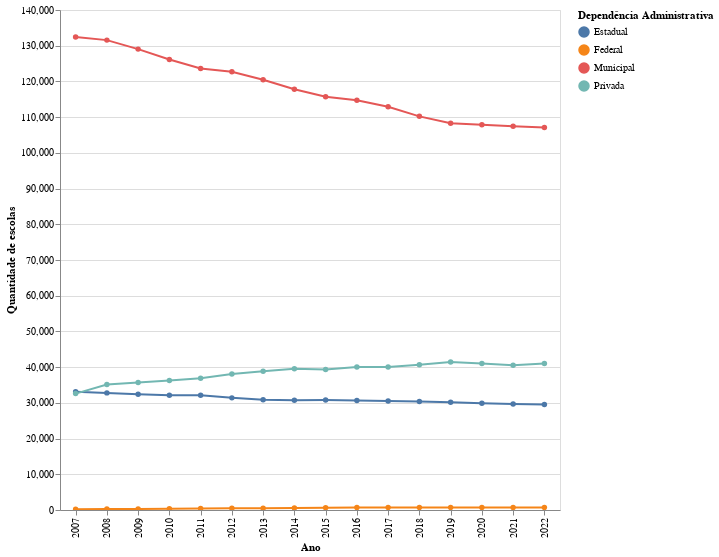

Notebook source saved alongside this figure:
### Code cell
alt.Chart(analise).mark_line(point=True).encode(
    x = alt.X('NU_ANO_CENSO:N', title='Ano'),
    y = alt.Y('QTD_ESCOLA', title='Quantidade de escolas'),
    color = alt.Color('TP_DEPENDENCIA', title="Dependência Administrativa"),
    tooltip = [alt.Tooltip('NU_ANO_CENSO'),
              alt.Tooltip('QTD_ESCOLA', format=','),
              alt.Tooltip('TP_DEPENDENCIA')]
).properties(
width=500,
height=500
).interactive()

### Figure 1 — Vega-Lite specification as saved in the notebook (floating-point values rounded to 4 significant figures)
{"config": {"view": {"continuousWidth": 400, "continuousHeight": 300}}, "data": {"name": "data-b3aa875f9def54d8685115182e9e9d87"}, "mark": {"type": "line", "point": true}, "encoding": {"color": {"field": "TP_DEPENDENCIA", "title": "Dependência Administrativa", "type": "nominal"}, "tooltip": [{"field": "NU_ANO_CENSO", "type": "quantitative"}, {"field": "QTD_ESCOLA", "format": ",", "type": "quantitative"}, {"field": "TP_DEPENDENCIA", "type": "nominal"}], "x": {"field": "NU_ANO_CENSO", "title": "Ano", "type": "nominal"}, "y": {"field": "QTD_ESCOLA", "title": "Quantidade de escolas", "type": "quantitative"}}, "height": 500, "selection": {"selector002": {"type": "interval", "bind": "scales", "encodings": ["x", "y"]}}, "width": 500, "$schema": "https://vega.github.io/schema/vega-lite/v4.17.0.json", "datasets": {"data-b3aa875f9def54d8685115182e9e9d87": [{"TP_DEPENDENCIA": "Estadual", "NU_ANO_CENSO": 2007, "QTD_ESCOLA": 33114}, {"TP_DEPENDENCIA": "Estadual", "NU_ANO_CENSO": 2008, "QTD_ESCOLA": 32792}, {"TP_DEPENDENCIA": "Estadual", "NU_ANO_CENSO": 2009, "QTD_ESCOLA": 32437}, {"TP_DEPENDENCIA": "Estadual", "NU_ANO_CENSO": 2010, "QTD_ESCOLA": 32160}, {"TP_DEPENDENCIA": "Estadual", "NU_ANO_CENSO": 2011, "QTD_ESCOLA": 32104}, {"TP_DEPENDENCIA": "Estadual", "NU_ANO_CENSO": 2012, "QTD_ESCOLA": 31397}, {"TP_DEPENDENCIA": "Estadual", "NU_ANO_CENSO": 2013, "QTD_ESCOLA": 30891}, {"TP_DEPENDENCIA": "Estadual", "NU_ANO_CENSO": 2014, "QTD_ESCOLA": 30758}, {"TP_DEPENDENCIA": "Estadual", "NU_ANO_CENSO": 2015, "QTD_ESCOLA": 30787}, {"TP_DEPENDENCIA": "Estadual", "NU_ANO_CENSO": 2016, "QTD_ESCOLA": 30659}, {"TP_DEPENDENCIA": "Estadual", "NU_ANO_CENSO": 2017, "QTD_ESCOLA": 30519}, {"TP_DEPENDENCIA": "Estadual", "NU_ANO_CENSO": 2018, "QTD_ESCOLA": 30377}, {"TP_DEPENDENCIA": "Estadual", "NU_ANO_CENSO": 2019, "QTD_ESCOLA": 30160}, {"TP_DEPENDENCIA": "Estadual", "NU_ANO_CENSO": 2020, "QTD_ESCOLA": 29888}, {"TP_DEPENDENCIA": "Estadual", "NU_ANO_CENSO": 2021, "QTD_ESCOLA": 29675}, {"TP_DEPENDENCIA": "Estadual", "NU_ANO_CENSO": 2022, "QTD_ESCOLA": 29536}, {"TP_DEPENDENCIA": "Federal", "NU_ANO_CENSO": 2007, "QTD_ESCOLA": 235}, {"TP_DEPENDENCIA": "Federal", "NU_ANO_CENSO": 2008, "QTD_ESCOLA": 265}, {"TP_DEPENDENCIA": "Federal", "NU_ANO_CENSO": 2009, "QTD_ESCOLA": 300}, {"TP_DEPENDENCIA": "Federal", "NU_ANO_CENSO": 2010, "QTD_ESCOLA": 344}, {"TP_DEPENDENCIA": "Federal", "NU_ANO_CENSO": 2011, "QTD_ESCOLA": 451}, {"TP_DEPENDENCIA": "Federal", "NU_ANO_CENSO": 2012, "QTD_ESCOLA": 490}, {"TP_DEPENDENCIA": "Federal", "NU_ANO_CENSO": 2013, "QTD_ESCOLA": 512}, {"TP_DEPENDENCIA": "Federal", "NU_ANO_CENSO": 2014, "QTD_ESCOLA": 543}, {"TP_DEPENDENCIA": "Federal", "NU_ANO_CENSO": 2015, "QTD_ESCOLA": 636}, {"TP_DEPENDENCIA": "Federal", "NU_ANO_CENSO": 2016, "QTD_ESCOLA": 687}, {"TP_DEPENDENCIA": "Federal", "NU_ANO_CENSO": 2017, "QTD_ESCOLA": 699}, {"TP_DEPENDENCIA": "Federal", "NU_ANO_CENSO": 2018, "QTD_ESCOLA": 701}, {"TP_DEPENDENCIA": "Federal", "NU_ANO_CENSO": 2019, "QTD_ESCOLA": 698}, {"TP_DEPENDENCIA": "Federal", "NU_ANO_CENSO": 2020, "QTD_ESCOLA": 700}, {"TP_DEPENDENCIA": "Federal", "NU_ANO_CENSO": 2021, "QTD_ESCOLA": 696}, {"TP_DEPENDENCIA": "Federal", "NU_ANO_CENSO": 2022, "QTD_ESCOLA": 700}, {"TP_DEPENDENCIA": "Municipal", "NU_ANO_CENSO": 2007, "QTD_ESCOLA": 132454}, {"TP_DEPENDENCIA": "Municipal", "NU_ANO_CENSO": 2008, "QTD_ESCOLA": 131566}, {"TP_DEPENDENCIA": "Municipal", "NU_ANO_CENSO": 2009, "QTD_ESCOLA": 129046}, {"TP_DEPENDENCIA": "Municipal", "NU_ANO_CENSO": 2010, "QTD_ESCOLA": 126146}, {"TP_DEPENDENCIA": "Municipal", "NU_ANO_CENSO": 2011, "QTD_ESCOLA": 123609}, {"TP_DEPENDENCIA": "Municipal", "NU_ANO_CENSO": 2012, "QTD_ESCOLA": 122729}, {"TP_DEPENDENCIA": "Municipal", "NU_ANO_CENSO": 2013, "QTD_ESCOLA": 120481}, {"TP_DEPENDENCIA": "Municipal", "NU_ANO_CENSO": 2014, "QTD_ESCOLA": 117797}, {"TP_DEPENDENCIA": "Municipal", "NU_ANO_CENSO": 2015, "QTD_ESCOLA": 115687}, {"TP_DEPENDENCIA": "Municipal", "NU_ANO_CENSO": 2016, "QTD_ESCOLA": 114719}, {"TP_DEPENDENCIA": "Municipal", "NU_ANO_CENSO": 2017, "QTD_ESCOLA": 112899}, {"TP_DEPENDENCIA": "Municipal", "NU_ANO_CENSO": 2018, "QTD_ESCOLA": 110220}, {"TP_DEPENDENCIA": "Municipal", "NU_ANO_CENSO": 2019, "QTD_ESCOLA": 108318}, {"TP_DEPENDENCIA": "Municipal", "NU_ANO_CENSO": 2020, "QTD_ESCOLA": 107899}, {"TP_DEPENDENCIA": "Municipal", "NU_ANO_CENSO": 2021, "QTD_ESCOLA": 107457}, {"TP_DEPENDENCIA": "Municipal", "NU_ANO_CENSO": 2022, "QTD_ESCOLA": 107099}, {"TP_DEPENDENCIA": "Privada", "NU_ANO_CENSO": 2007, "QTD_ESCOLA": 32594}, {"TP_DEPENDENCIA": "Privada", "NU_ANO_CENSO": 2008, "QTD_ESCOLA": 35138}, {"TP_DEPENDENCIA": "Privada", "NU_ANO_CENSO": 2009, "QTD_ESCOLA": 35685}, {"TP_DEPENDENCIA": "Privada", "NU_ANO_CENSO": 2010, "QTD_ESCOLA": 36289}, {"TP_DEPENDENCIA": "Privada", "NU_ANO_CENSO": 2011, "QTD_ESCOLA": 36883}, {"TP_DEPENDENCIA": "Privada", "NU_ANO_CENSO": 2012, "QTD_ESCOLA": 38060}, {"TP_DEPENDENCIA": "Privada", "NU_ANO_CENSO": 2013, "QTD_ESCOLA": 38822}, {"TP_DEPENDENCIA": "Privada", "NU_ANO_CENSO": 2014, "QTD_ESCOLA": 39575}, {"TP_DEPENDENCIA": "Privada", "NU_ANO_CENSO": 2015, "QTD_ESCOLA": 39331}, {"TP_DEPENDENCIA": "Privada", "NU_ANO_CENSO": 2016, "QTD_ESCOLA": 40016}, {"TP_DEPENDENCIA": "Privada", "NU_ANO_CENSO": 2017, "QTD_ESCOLA": 40028}, {"TP_DEPENDENCIA": "Privada", "NU_ANO_CENSO": 2018, "QTD_ESCOLA": 40641}, {"TP_DEPENDENCIA": "Privada", "NU_ANO_CENSO": 2019, "QTD_ESCOLA": 41434}, {"TP_DEPENDENCIA": "Privada", "NU_ANO_CENSO": 2020, "QTD_ESCOLA": 41046}, {"TP_DEPENDENCIA": "Privada", "NU_ANO_CENSO": 2021, "QTD_ESCOLA": 40542}, {"TP_DEPENDENCIA": "Privada", "NU_ANO_CENSO": 2022, "QTD_ESCOLA": 41011}]}}
